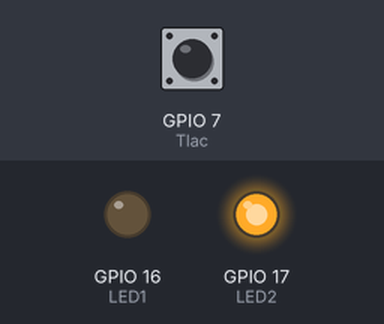
The program below on a simulated ESP32 board running MicroPython. Shown: output pins drawn as LEDs (lit = HIGH). The test bench sets the inputs (shaded band); at power-on: GPIO 7 (Tlac) HIGH. What the program prints to the serial console is not drawn.

Above: at 1.2 s.
1.3 s: GPIO 7 (Tlac) pulled LOW for 0.15 s
At 2.5 s:
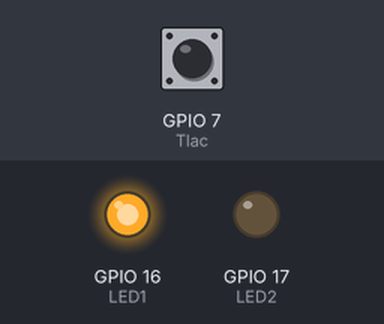
2.9 s: GPIO 7 (Tlac) pulled LOW for 1 s
At 5.0 s:
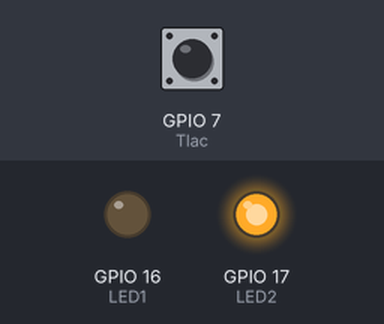
5.4 s: GPIO 7 (Tlac) pulled LOW for 3.2 s
At 9.7 s:
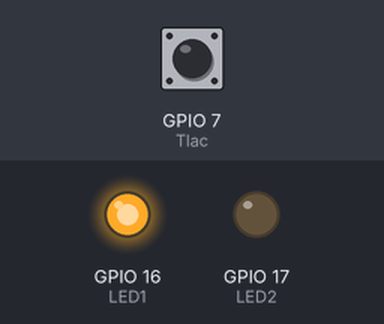
Timing chart, 0 to 11.2 s (numbered marks = the images above; inputs shaded):
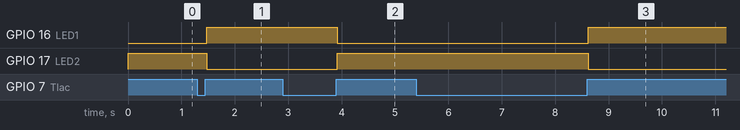

The program:

7.py
```python
from machine import Pin, PWM
import time, sys

pom=0
LED1 = Pin(16, Pin.OUT, value=0)
LED2 = Pin(17, Pin.OUT, value=1)
Tlac = Pin(7, Pin.IN, Pin.PULL_UP)
print('START')
'''
while(1):
    if Tlac.value()==0:
        LED1.value(not LED1.value())
        LED2.value(not LED2.value())
        time.sleep_ms(10)
        while(Tlac.value()==0):
            time.sleep_ms(10)
'''
def debounce(pin):
    prev = None
    for _ in range(1000):
        current_value = pin.value()
        if prev != None and prev != current_value:
            return None
        prev = current_value
    return prev

def obsluha(Tlac):                      #Tlac
     if debounce(Tlac) != None:
        LED1.value(not LED1.value())
        LED2.value(not LED2.value())


Tlac.irq(trigger=Pin.IRQ_RISING, handler=obsluha)   #handler=obsluha
#button.irq(trigger=Pin.IRQ_FALLING, handler=lambda t:led.value(not led.value()))
while(1):
    time.sleep(1)
''' if(pom>0):
        pom=0
        obsluha()
    time.sleep_ms(5)
#print('KONIEC')'''


#from machine import Pin, Timer

#led = Pin(23, Pin.OUT)
#led.value(0)

#timer = Timer(0)
#timer.init(period=1000, mode=Timer.PERIODIC, callback=lambda t:led.value(not led.value()))
```

Measured:
- after the input at 1.3 s, GPIO 16 (LED1): LOW → HIGH after 0.17 s; GPIO 17 (LED2): HIGH → LOW after 0.17 s
- after the input at 2.9 s, GPIO 16 (LED1): HIGH → LOW after 1.0 s; GPIO 17 (LED2): LOW → HIGH after 1.0 s
- after the input at 5.4 s, GPIO 16 (LED1): LOW → HIGH after 3.2 s; GPIO 17 (LED2): HIGH → LOW after 3.2 s
